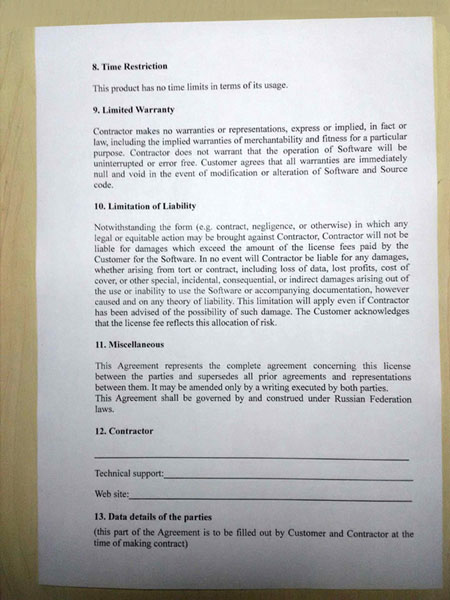
#> input picture tests/fixtures/camera_photo.jpeg, 450 x 600 px
$ python -i ocr_readiness_analyzer.py   (imports and definitions only)   (older library calls are emulated)
#> lines starting #> are read from the running program, lines starting #| are printed output that depends on the picture; after the words box and inside, x2 and y2 are one past the last pixel; in counts of white or black regions, pixels touching at a corner belong together
### app/services/preprocessing/image_utils.py
import cv2
import numpy as np
from PIL import Image, ImageOps


class ImageUtils:
    # [22 lines left out: functions pil_to_cv, cv_to_pil, read_image, not called in this run]

    @staticmethod
    def to_grayscale(image: np.ndarray) -> np.ndarray:
        if len(image.shape) == 2:
            return image

        return cv2.cvtColor(image, cv2.COLOR_BGR2GRAY)

    @staticmethod
    def normalize_original(image: np.ndarray, max_side: int = 3200) -> np.ndarray:
        return ImageUtils.resize_if_too_large(image, max_side=max_side)

    # [151 lines left out: functions resize_if_too_large, denoise, enhance_contrast, soft_enhance_grayscale, adaptive_threshold, otsu_threshold and 3 more, not called in this run]

### app/services/preprocessing/ocr_readiness_analyzer.py
import cv2
import numpy as np

from app.services.preprocessing.image_utils import ImageUtils


class OcrReadinessAnalyzer:
    def analyze(self, image: np.ndarray) -> dict:
        gray = ImageUtils.to_grayscale(image)

        height, width = gray.shape[:2]

        blur_score = float(cv2.Laplacian(gray, cv2.CV_64F).var())
        brightness = float(np.mean(gray))
        contrast = float(np.std(gray))

        binary = cv2.threshold(
            gray,
            0,
            255,
            cv2.THRESH_BINARY_INV + cv2.THRESH_OTSU,
        )[1]

        foreground_density = float(np.count_nonzero(binary) / binary.size)

        component_count, avg_component_area = self._connected_component_stats(binary)
        border_artifact_score = self._border_artifact_score(binary)

        score = self._score(
            blur_score=blur_score,
            brightness=brightness,
            contrast=contrast,
            foreground_density=foreground_density,
            component_count=component_count,
            avg_component_area=avg_component_area,
            border_artifact_score=border_artifact_score,
        )

        return {
            "width": width,
            "height": height,
            "blur_score": round(blur_score, 4),
            "brightness": round(brightness, 4),
            "contrast": round(contrast, 4),
            "foreground_density": round(foreground_density, 4),
            "component_count": component_count,
            "avg_component_area": round(avg_component_area, 4),
            "border_artifact_score": round(border_artifact_score, 4),
            "ocr_readiness_score": round(score, 4),
        }

    def _connected_component_stats(self, binary: np.ndarray) -> tuple[int, float]:
        num_labels, labels, stats, _ = cv2.connectedComponentsWithStats(binary, connectivity=8)

        areas = []

        for label in range(1, num_labels):
            area = stats[label, cv2.CC_STAT_AREA]

            if 2 <= area <= 5000:
                areas.append(float(area))

        if not areas:
            return 0, 0.0

        return len(areas), float(sum(areas) / len(areas))

    def _border_artifact_score(self, binary: np.ndarray) -> float:
        height, width = binary.shape[:2]

        border = int(max(width, height) * 0.025)

        top = binary[:border, :]
        bottom = binary[-border:, :]
        left = binary[:, :border]
        right = binary[:, -border:]

        border_pixels = (
            np.count_nonzero(top)
            + np.count_nonzero(bottom)
            + np.count_nonzero(left)
            + np.count_nonzero(right)
        )

        total_border_area = top.size + bottom.size + left.size + right.size

        return float(border_pixels / max(total_border_area, 1))

    def _score(
        self,
        blur_score: float,
        brightness: float,
        contrast: float,
        foreground_density: float,
        component_count: int,
        avg_component_area: float,
        border_artifact_score: float,
    ) -> float:
        score = 0.0

        if blur_score >= 500:
            score += 0.20
        elif blur_score >= 180:
            score += 0.12
        else:
            score += 0.04

        if 80 <= brightness <= 235:
            score += 0.15
        else:
            score += 0.06

        if 30 <= contrast <= 95:
            score += 0.20
        else:
            score += 0.08

        if 0.01 <= foreground_density <= 0.22:
            score += 0.20
        else:
            score += 0.07

        if component_count >= 80:
            score += 0.15
        elif component_count >= 20:
            score += 0.08

        if 3 <= avg_component_area <= 400:
            score += 0.10
        else:
            score += 0.04

        if border_artifact_score <= 0.08:
            score += 0.10
        elif border_artifact_score <= 0.18:
            score += 0.04
        else:
            score -= 0.08

        return max(0.0, min(score, 1.0))

>>> import cv2
>>> picture = cv2.imread('../../../tests/fixtures/camera_photo.jpeg')
#> picture is the input picture: shape (600, 450, 3); mean B, G, R 186.4, 188.2, 188.4
>>> result = OcrReadinessAnalyzer().analyze(picture)
#> in to_grayscale, `return cv2.cvtColor(image, cv2.COLOR_BGR2GRAY)`:
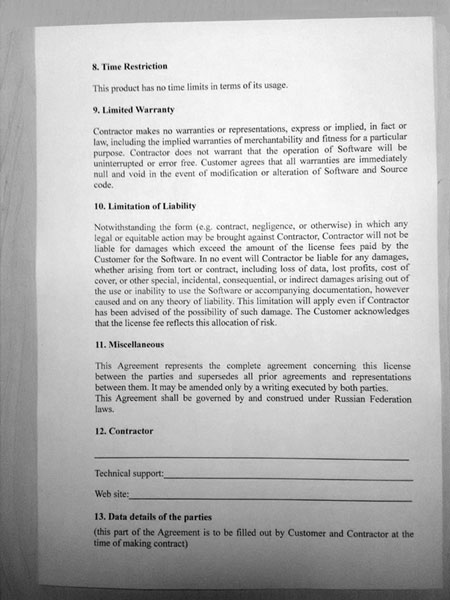
#> returned value: shape (600, 450); min 1, max 255, mean 188.1
#> in analyze, `blur_score = float(cv2.Laplacian(gray, cv2.CV_64F).var())`: blur_score = 3062.2
#> in analyze, `brightness = float(np.mean(gray))`: brightness = 188.1
#> in analyze, `contrast = float(np.std(gray))`: contrast = 49.09
#> in analyze, `binary = cv2.threshold( gray, 0, 255, cv2.THRESH_BINARY_INV + cv2.THRE..`:
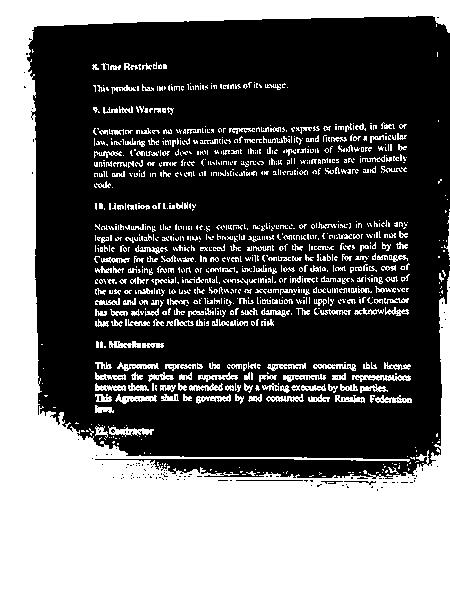
#> binary: shape (600, 450); 39.5% white; 1048 white regions (785 under 20 px), largest, box (x1, y1, x2, y2) and area: (0, 0, 450, 600) 88528, (352, 375, 411, 382) 246, (108, 426, 154, 437) 239
#> in analyze, `foreground_density = float(np.count_nonzero(binary) / binary.size)`: foreground_density = 0.395
#> in _connected_component_stats, `num_labels, labels, stats, _ = cv2.connectedComponentsWithStats(binary..`:
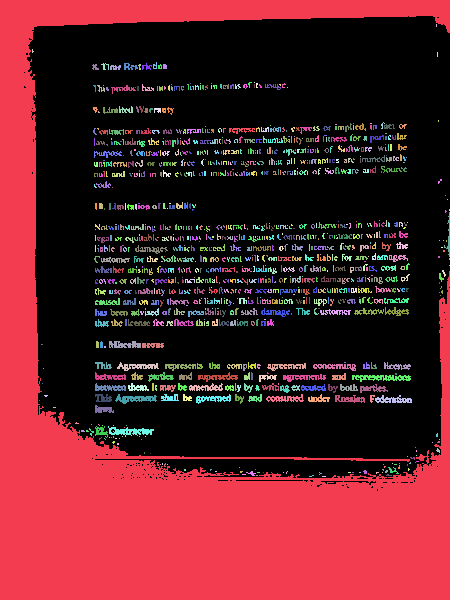
#> labels: shape (600, 450) int32; 1049 distinct labels, from 0 to 1048; one colour per label, 0 black
#> in _connected_component_stats, `num_labels, labels, stats, _ = cv2.connectedComponentsWithStats(binary..`: num_labels = 1049; stats = 1049 rows, first 6: [24, 16, 426, 475, 163247], [0, 0, 450, 600, 88528], [436, 24, 1, 3, 3], [32, 49, 2, 4, 5], [437, 52, 1, 5, 5], [101, 63, 8, 7, 25]
#> the loop in _connected_component_stats, `for label in range(1, num_labels):` made 1048 passes
#> area on passes 1, 5, 6: 88528, 25, 55
#> after the loop in _connected_component_stats, `for label in range(1, num_labels):`: areas = 911 values, max 246 at index 826, min 2 at index 57, mean 19.86
#> in analyze, `component_count, avg_component_area = self._connected_component_stats(..`: component_count = 911; avg_component_area = 19.86
#> in _border_artifact_score, `border_pixels = ( np.count_nonzero(top) + np.count_nonzero(bottom) + n..`: border_pixels = 26800
#> in analyze, `border_artifact_score = self._border_artifact_score(binary)`: border_artifact_score = 0.851
#> in analyze, `score = self._score( blur_score=blur_score, brightness=brightness, con..`: score = 0.79
#> result = 10 items
